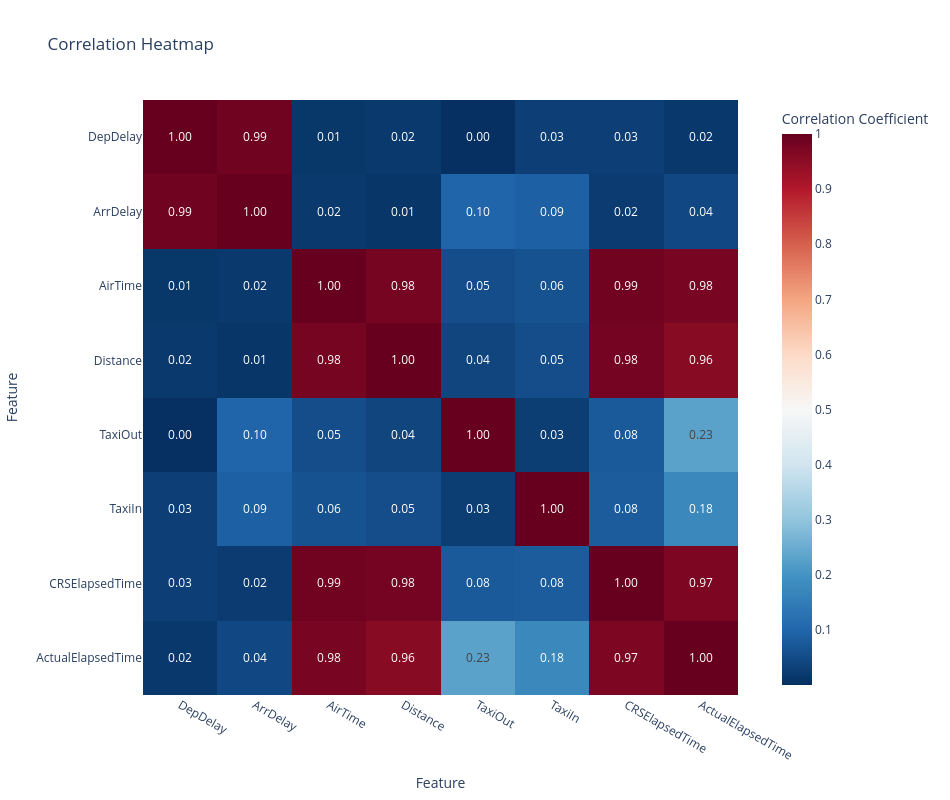

The notebook cell saved with this chart:
### Markdown cell above
#### Correlation Analysis

Goal: To examine relationships between key numerical features — such as distance, airtime, departure delay, and arrival delay — in order to identify which variables are most influential for predicting delays.

### Code cell
from pyspark.sql import functions as F
import pandas as pd
import plotly.express as px


spark.conf.set("spark.sql.execution.arrow.pyspark.enabled", "true")


numeric_cols = [
    "DepDelay", "ArrDelay", "AirTime", "Distance",
    "TaxiOut", "TaxiIn", "CRSElapsedTime", "ActualElapsedTime"
]


sample_df = (
    delayed_df.select(numeric_cols)
      .sample(fraction=0.05, seed=42)
      .na.drop()
)

print("Converting 5% Spark sample to Pandas using Arrow...")
numeric_pdf = sample_df.toPandas()
print(f" Conversion done — shape: {numeric_pdf.shape}")


corr_df = numeric_pdf.corr()


fig = px.imshow(
    corr_df,
    text_auto=".2f",
    color_continuous_scale="RdBu_r",
    title="Correlation Heatmap ",
    width=950,        
    height=800  
)
fig.update_layout(
    xaxis_title="Feature",
    yaxis_title="Feature",
    coloraxis_colorbar=dict(title="Correlation Coefficient"),
)
fig.show()

### Figure 1 — Plotly figure (JSON) as saved in the notebook; plotly's stock layout.template omitted (floating-point values rounded to 4 significant figures)
{"data": [{"coloraxis": "coloraxis", "hovertemplate": "x: %{x}<br>y: %{y}<br>color: %{z}<extra></extra>", "name": "0", "texttemplate": "%{z:.2f}", "type": "heatmap", "x": ["DepDelay", "ArrDelay", "AirTime", "Distance", "TaxiOut", "TaxiIn", "CRSElapsedTime", "ActualElapsedTime"], "xaxis": "x", "y": ["DepDelay", "ArrDelay", "AirTime", "Distance", "TaxiOut", "TaxiIn", "CRSElapsedTime", "ActualElapsedTime"], "yaxis": "y", "z": [[1.0, 0.9884, 0.01249, 0.01761, 0.0002673, 0.02889, 0.02851, 0.01526], [0.9884, 1.0, 0.01708, 0.01049, 0.09807, 0.0898, 0.02023, 0.0437], [0.01249, 0.01708, 1.0, 0.9807, 0.05345, 0.06301, 0.9864, 0.9776], [0.01761, 0.01049, 0.9807, 1.0, 0.03848, 0.05412, 0.9827, 0.9555], [0.0002673, 0.09807, 0.05345, 0.03848, 1.0, 0.02615, 0.07676, 0.2306], [0.02889, 0.0898, 0.06301, 0.05412, 0.02615, 1.0, 0.08083, 0.1763], [0.02851, 0.02023, 0.9864, 0.9827, 0.07676, 0.08083, 1.0, 0.9707], [0.01526, 0.0437, 0.9776, 0.9555, 0.2306, 0.1763, 0.9707, 1.0]]}], "layout": {"coloraxis": {"colorbar": {"title": {"text": "Correlation Coefficient"}}, "colorscale": [[0, "rgb(5,48,97)"], [0.1, "rgb(33,102,172)"], [0.2, "rgb(67,147,195)"], [0.3, "rgb(146,197,222)"], [0.4, "rgb(209,229,240)"], [0.5, "rgb(247,247,247)"], [0.6, "rgb(253,219,199)"], [0.7, "rgb(244,165,130)"], [0.8, "rgb(214,96,77)"], [0.9, "rgb(178,24,43)"], [1, "rgb(103,0,31)"]]}, "height": 800, "title": {"text": "Correlation Heatmap "}, "width": 950, "xaxis": {"anchor": "y", "constrain": "domain", "domain": [0, 1], "scaleanchor": "y", "title": {"text": "Feature"}}, "yaxis": {"anchor": "x", "autorange": "reversed", "constrain": "domain", "domain": [0, 1], "title": {"text": "Feature"}}}}
